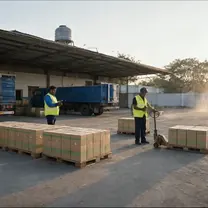
#> input picture design3/designs/SC-164/img/film-thumb.webp, 208 x 208 px, given in place of b2-factory-tea.png, which was not available
$ python hmi.py
#> lines starting #> are read from the running program, lines starting #| are printed output that depends on the picture; after the words box and inside, x2 and y2 are one past the last pixel; in counts of white or black regions, pixels touching at a corner belong together; long printed decimals are rounded; pictures that were not available may be replaced by others from this repository, and a replacement may not be noted
### design3/designs/SC-210/src/kit.py
"""SC-205: the compositor's parts. Everything is placed in float output pixels and drawn anti-aliased, so a camera
move is smooth to the sub-pixel and a still frame is pixel-exact: no integer rounding of sizes from frame to frame
(SC-200's shake), and no screen is drawn larger than its source's pixels (SC-200's blur)."""
import math, os, subprocess
from functools import lru_cache
from pathlib import Path
import cv2
import numpy as np
from PIL import Image, ImageDraw, ImageFont

HERE = Path(__file__).resolve().parent
REPO = Path('/Users/arundutta/projects/smart-clearance')
VIDS = REPO / 'playwright-automation-videos'
W, H, FPS = 1920, 1080, 25
REC = {
    'mango': VIDS / 'munchly-mango-e2e-prod-2026-10-13_09-09-12.mp4',
    'sad': VIDS / 'munchly-chips-sad-e2e-prod-2026-10-13_11-07-40.mp4',
    'admin': VIDS / 'admin-console-walk-prod-2026-10-13_12-16-11.mp4',
}
# the device screens on the 2560 x 1440 stage, measured by brightness (measure.py), inset 2 px off their edges
DEV = {'P': (40, 182, 1078, 746), 'L': (1176, 182, 846, 1218), 'H': (2076, 180, 448, 974), 'A': (40, 182, 1928, 1202)}
RADIUS = {'P': 14, 'L': 14, 'H': 28, 'A': 10}

# design system v3 (system/tokens.css), night
C = dict(bg=(7, 11, 9), surface=(16, 22, 19), surface2=(20, 27, 23), line=(38, 52, 45), ink=(236, 243, 239),
         ink2=(170, 188, 178), ink3=(122, 140, 130), g300=(115, 201, 157), g400=(63, 176, 123), g500=(31, 149, 99),
         g600=(23, 124, 82), g700=(23, 107, 78), g800=(18, 81, 58), g900=(14, 60, 43), g950=(7, 38, 26),
         amber=(242, 180, 55), amber2=(247, 192, 74), red=(229, 92, 74), ring=(52, 211, 128))

# ---------------------------------------------------------------- easing

def clamp(x, a=0.0, b=1.0):
    return a if x < a else b if x > b else x

def smooth(x):  # smootherstep
    x = clamp(x)
    return x * x * x * (x * (x * 6 - 15) + 10)

def ease_out(x):
    x = clamp(x)
    return 1 - (1 - x) ** 3

def ease_in_out(x):
    return smooth(x)

# [5 lines left out: function spring, not called in this run]

def ramp(t, a, b):  # 0 before a, 1 after b, smooth between
    return smooth((t - a) / max(1e-6, b - a))

def fade(t, t0, t1, fin=0.35, fout=0.35):
    return min(ramp(t, t0, t0 + fin) if fin else 1.0, 1 - ramp(t, t1 - fout, t1) if fout else 1.0)

# ---------------------------------------------------------------- fonts and text

FB, FG = str(HERE / 'fonts' / 'Bricolage.ttf'), str(HERE / 'fonts' / 'Geist.ttf')
FS = '/System/Library/Fonts/SFNS.ttf'
MISSING = set('₹→−✓×·₂')

@lru_cache(maxsize=None)
def font(kind, size, wght=400):
    f = ImageFont.truetype({'b': FB, 'g': FG, 's': FS}[kind], size)
    try:
        if kind == 'b': f.set_variation_by_axes([min(96, max(12, size)), wght, 100])
        elif kind == 'g': f.set_variation_by_axes([wght])
    except Exception:
        pass
    return f

def _runs(text, kind):
    """split text into runs the font has, and runs drawn in SF Pro (₹, →, − are not in the design system's subsets)"""
    out, cur, cur_k = [], '', None
    for ch in text:
        k = 's' if ch in MISSING and kind != 's' else kind
        if k != cur_k and cur:
            out.append((cur, cur_k)); cur = ''
        cur += ch; cur_k = k
    if cur: out.append((cur, cur_k))
    return out

def text_w(text, kind, size, wght=400, track=0.0):
    w = 0.0
    for run, k in _runs(text, kind):
        f = font(k, size, wght if k != 's' else min(wght, 700))
        w += f.getlength(run) + track * size * len(run)
    return w

def draw_text(d, xy, text, kind, size, fill, wght=400, track=0.0):
    x, y = xy
    for run, k in _runs(text, kind):
        f = font(k, size, wght if k != 's' else min(wght, 700))
        if track:
            for ch in run:
                d.text((x, y), ch, font=f, fill=fill); x += f.getlength(ch) + track * size
        else:
            d.text((x, y), run, font=f, fill=fill); x += f.getlength(run)
    return x

# [48 lines left out: functions wrap, to_sprite, blit, over, not called in this run]

def col(rgb):
    r, g, b = rgb
    return np.array([b / 255, g / 255, r / 255], dtype=np.float32)

# ---------------------------------------------------------------- signed distances

# [63 lines left out: functions sdf_rrect, grid, rrect_alpha, shadow, ring, line, not called in this run]

# ---------------------------------------------------------------- frame sources

# cut 5: a recording's frames retouched over a span, (path, crop) -> [(t0, t1, fn(frame, t) -> frame)], for a mark the
# journey stage drew that the film must not carry (set by parts5)
RETOUCH = {}


class FrameSource:
    """frames of a crop of a video, read forward from an ffmpeg pipe; get(t) returns the frame shown at t (BGR uint8)"""
    # [41 lines left out: functions __init__, _open, _read, get, close, not called in this run]

class SeqSource:
    """a numbered JPEG sequence (the frame-exact captures), downscaled once to a working size"""
    def __init__(self, folder, scale=0.5):
        self.files = sorted(Path(folder).glob('f*.jpg'))
        self.scale, self.cache = scale, {}
    def __len__(self): return len(self.files)
    # [45 lines left out: functions get_index, place, not called in this run]

class Seqs:
    """several numbered JPEG sequences end to end, as one 25 fps source (index i -> file)"""
    def __init__(self, folders, scale=0.5):
        self.files = [f for d in folders for f in sorted(Path(d).glob('f*.jpg'))]
        self.scale, self.cache = scale, {}
    def __len__(self): return len(self.files)
    # [8 lines left out: function get_index, not called in this run]

### design3/designs/SC-210/src/hmi.py
"""SC-210: the tea factory's packing machine had a blank white screen in its keyframe (b2-factory-tea, Qwen-Image), which
read as a screen nobody had composited. Its screen now shows a machine panel: the line, RUNNING, packs an hour and the
last eight hours as bars, in the plant's own dark HMI style, generic. Written as img/b2-factory-tea-L.png (Still25D
takes the -L keyframe first), with the keyframe's depth map copied for it.
   .venv/bin/python hmi.py"""
import shutil
from pathlib import Path
import cv2, numpy as np
from PIL import Image, ImageDraw
from kit import HERE, draw_text, text_w

SRC = HERE / 'img' / 'b2-factory-tea.png'
OUT = HERE / 'img' / 'b2-factory-tea-L.png'


def panel(w, h):
    im = Image.new('RGB', (w, h), (20, 27, 34)); d = ImageDraw.Draw(im)
    d.rectangle([0, 0, w, 64], fill=(33, 43, 54))
    draw_text(d, (22, 16), 'LINE 2  ·  PACKING', 'g', 26, (196, 208, 220), 640, 0.08)
    pw = text_w('RUNNING', 'b', 22, 760, 0.08) + 44
    d.rounded_rectangle([w - pw - 18, 14, w - 18, 50], radius=18, fill=(26, 120, 76))
    draw_text(d, (w - pw + 4, 20), 'RUNNING', 'b', 22, (226, 248, 236), 760, 0.08)
    draw_text(d, (24, 92), '1,284', 'b', 104, (236, 242, 246), 800)
    draw_text(d, (28 + text_w('1,284', 'b', 104, 800) + 16, 150), 'packs / hr', 'g', 28, (150, 166, 180), 560)
    vals = [0.62, 0.7, 0.66, 0.78, 0.74, 0.83, 0.8, 0.88]
    x0, y1, bw, gap, top = 26, h - 30, 56, 18, 250
    for i, v in enumerate(vals):
        x = x0 + i * (bw + gap)
        d.rectangle([x, y1 - (y1 - top) * v, x + bw, y1], fill=(52, 168, 110) if i == len(vals) - 1 else (40, 110, 80))
    d.line([20, y1 + 1, w - 20, y1 + 1], fill=(70, 84, 98), width=2)
    return np.asarray(im, np.float32)[..., ::-1] / 255


def main():
    im = cv2.imread(str(SRC))
#> im is the input picture: shape (208, 208, 3); mean B, G, R 119.8, 126.6, 129.1
    hsv = cv2.cvtColor(im, cv2.COLOR_BGR2HSV)
#> hsv: shape (208, 208, 3); mean H, S, V 45.1, 41.7, 132.7
    white = ((hsv[..., 2] > 225) & (hsv[..., 1] < 20)).astype(np.uint8)
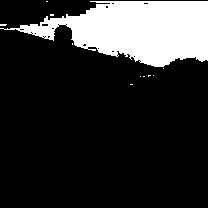
#> white: shape (208, 208); values 0 (black) and 1 (white), 18.6% white; 11 white regions (10 under 20 px), largest, box (x1, y1, x2, y2) and area: (0, 1, 208, 67) 8010
    n, lab, st, _ = cv2.connectedComponentsWithStats(white, 8)
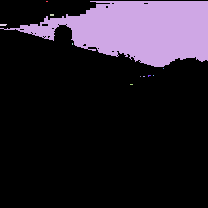
#> lab: shape (208, 208) int32; 12 distinct labels, from 0 to 11; one colour per label, 0 black
#> n = 12; st = [[0, 0, 208, 208, 35217], [46, 1, 2, 1, 2], [0, 1, 208, 66, 8010], [50, 14, 4, 2, 8], [0, 24, 7, 2, 13], [72, 43, 1, 2, 2], [163, 68, 1, 1, 1], [148, 75, 3, 2, 4], [153, 75, 1, 1, 1], [140, 76, 1, 1, 1], [143, 76, 2, 1, 2], [130, 84, 3, 1, 3]]
    i = 1 + int(np.argmax(st[1:, cv2.CC_STAT_AREA]))
#> i = 2
    comp = (lab == i).astype(np.uint8)
#> comp: shape (208, 208); values 0 (black) and 1 (white), 18.5% white; 1 white region, box (x1, y1, x2, y2) and area: (0, 1, 208, 67) 8010
    comp = cv2.morphologyEx(comp, cv2.MORPH_CLOSE, np.ones((7, 7), np.uint8))
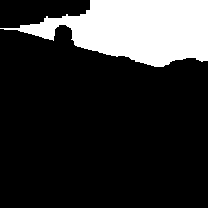
#> comp: shape (208, 208); values 0 (black) and 1 (white), 19.2% white; 1 white region
    cnts, _ = cv2.findContours(comp, cv2.RETR_EXTERNAL, cv2.CHAIN_APPROX_NONE)
#> cnts = 1 contour; box (x1, y1, x2, y2) and area: (0, 0, 208, 67) 8056
    c = max(cnts, key=cv2.contourArea)
#> c = contour of 526 points, box (x1, y1, x2, y2) (0, 0, 208, 67), area 8056
    ap = cv2.approxPolyDP(c, 0.02 * cv2.arcLength(c, True), True)[:, 0].astype(np.float32)
#> ap = [[0, 28], [53, 40], [65, 24], [77, 46], [154, 66], [207, 60], [207, 0], [90, 0], [79, 16]]
    if len(ap) != 4: ap = cv2.boxPoints(cv2.minAreaRect(c)).astype(np.float32)
#> ap = [[207, 66], [-2.02e-15, 66], [0, 0], [207, 0]]
    s_, d_ = ap.sum(1), ap[:, 0] - ap[:, 1]
#> s_ = [273, 66, 0, 207]; d_ = [141, -66, 0, 207]
    q = np.float32([ap[np.argmin(s_)], ap[np.argmax(d_)], ap[np.argmax(s_)], ap[np.argmin(d_)]])
#> q = [[0, 0], [207, 0], [207, 66], [-2.02e-15, 66]]
    # the screen's glass sits a pixel inside the white: grown by 2 px so no white rim is left
    q = q.mean(0) + (q - q.mean(0)) * (1 + 2.0 / max(1.0, np.ptp(q[:, 0]) / 2))
#> q = [[-2, -0.638], [209, -0.638], [209, 66.64], [-2, 66.64]]
    w, h = 680, 512
    P = panel(w, h)
#> in panel, `return np.asarray(im, np.float32)[..., ::-1] / 255`:
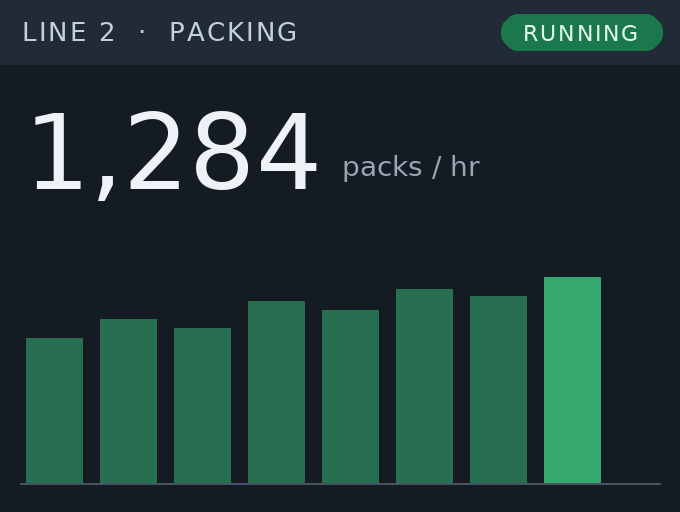
#> returned value: shape (512, 680, 3) float32; mean of channels 0, 1, 2 0.21, 0.222, 0.125; drawn as B, G, R
    M = cv2.getPerspectiveTransform(np.float32([[0, 0], [w, 0], [w, h], [0, h]]), q)
#> M = [[0.31, 0, -2], [0, 0.131, -0.638], [0, 0, 1]]
    warped = cv2.warpPerspective(P, M, (im.shape[1], im.shape[0]), flags=cv2.INTER_AREA)
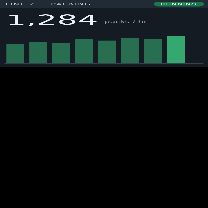
#> warped: shape (208, 208, 3) float32; mean of channels 0, 1, 2 0.0682, 0.072, 0.0404; drawn as B, G, R
    mask = cv2.warpPerspective(np.ones((h, w), np.float32), M, (im.shape[1], im.shape[0]), flags=cv2.INTER_LINEAR)
#> mask: shape (208, 208) float32; values 0 (black) and 1 (white), 32.2% white; 1 white region, box (x1, y1, x2, y2) and area: (0, 0, 208, 67) 13936
    mask = cv2.GaussianBlur(mask, (0, 0), 0.6)[..., None]
#> mask: shape (208, 208, 1) float32
    # the room's light on the glass: a faint sheen from the window side, and the panel a touch soft, as the photo is
    warped = cv2.GaussianBlur(warped, (0, 0), 0.7)
    yy, xx = np.mgrid[0:im.shape[0], 0:im.shape[1]].astype(np.float32)
    sheen = np.clip(1 - (xx - q[:, 0].min()) / max(1.0, np.ptp(q[:, 0])), 0, 1)[..., None] * 0.06
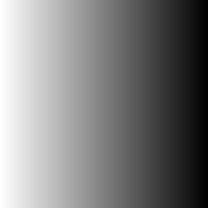
#> sheen: shape (208, 208, 1) float32; min 0.000569, max 0.0594, mean 0.03; drawn with min black and max white
    base = im.astype(np.float32) / 255
    out = base * (1 - mask) + np.clip(warped + sheen, 0, 1) * mask
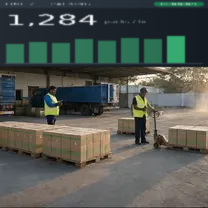
#> out: shape (208, 208, 3) float32; mean B, G, R 0.316, 0.343, 0.324
    cv2.imwrite(str(OUT), np.clip(out * 255 + 0.5, 0, 255).astype(np.uint8))
    dep = HERE / 'build' / 'depth'
    shutil.copy(dep / 'b2-factory-tea.png', dep / 'b2-factory-tea-L.png')
    print('wrote', OUT.name, 'screen', q.round(1).tolist())
#| wrote b2-factory-tea-L.png screen [[-2.0, -0.6], [209.0, -0.6], [209.0, 66.600], [-2.0, 66.600]]


if __name__ == '__main__':
    main()
